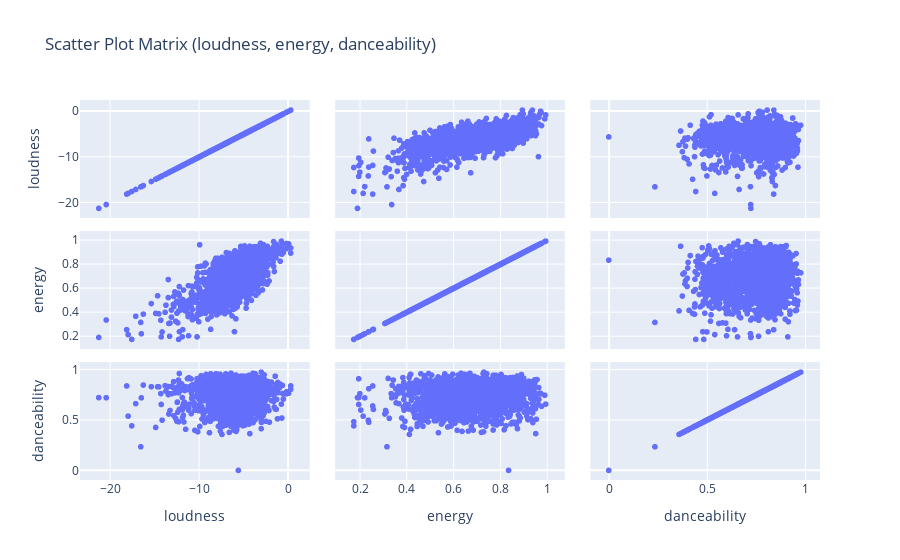

The notebook cell saved with this chart:
### Markdown cell above
Loudness, energy, and danceability all have strong relationships. I will anaylse the three features below

### Code cell
fig = px.scatter_matrix(df,
    dimensions=['loudness', 'energy', 'danceability'],hover_name='track_name', height=800, title = 'Scatter Plot Matrix (loudness, energy, danceability)')
fig.show();

### Figure 1 — Plotly figure (JSON) as saved in the notebook; plotly's stock layout.template omitted (floating-point values rounded to 4 significant figures; data arrays with more than 128 entries replaced by an {"elided": "..."} marker saying what was removed)
{"data": [{"dimensions": [{"axis": {"matches": true}, "label": "loudness", "values": {"elided": "1873 float values"}}, {"axis": {"matches": true}, "label": "energy", "values": {"elided": "1873 float values"}}, {"axis": {"matches": true}, "label": "danceability", "values": {"elided": "1873 float values"}}], "hovertemplate": "<b>%{hovertext}</b><br><br>%{xaxis.title.text}=%{x}<br>%{yaxis.title.text}=%{y}<extra></extra>", "hovertext": {"elided": "1873 str values"}, "legendgroup": "", "marker": {"color": "#636efa", "symbol": "circle"}, "name": "", "showlegend": false, "type": "splom"}], "layout": {"autosize": true, "dragmode": "select", "legend": {"tracegroupgap": 0}, "title": {"text": "Scatter Plot Matrix (loudness, energy, danceability)"}, "xaxis": {"autorange": true, "range": [-23.01, 2.06], "type": "linear"}, "xaxis2": {"autorange": true, "range": [0.1077, 1.061], "type": "linear"}, "xaxis3": {"autorange": true, "range": [-0.07893, 1.057], "type": "linear"}, "yaxis": {"autorange": true, "range": [-23.01, 2.06], "type": "linear"}, "yaxis2": {"autorange": true, "range": [0.1077, 1.061], "type": "linear"}, "yaxis3": {"autorange": true, "range": [-0.07893, 1.057], "type": "linear"}}}
